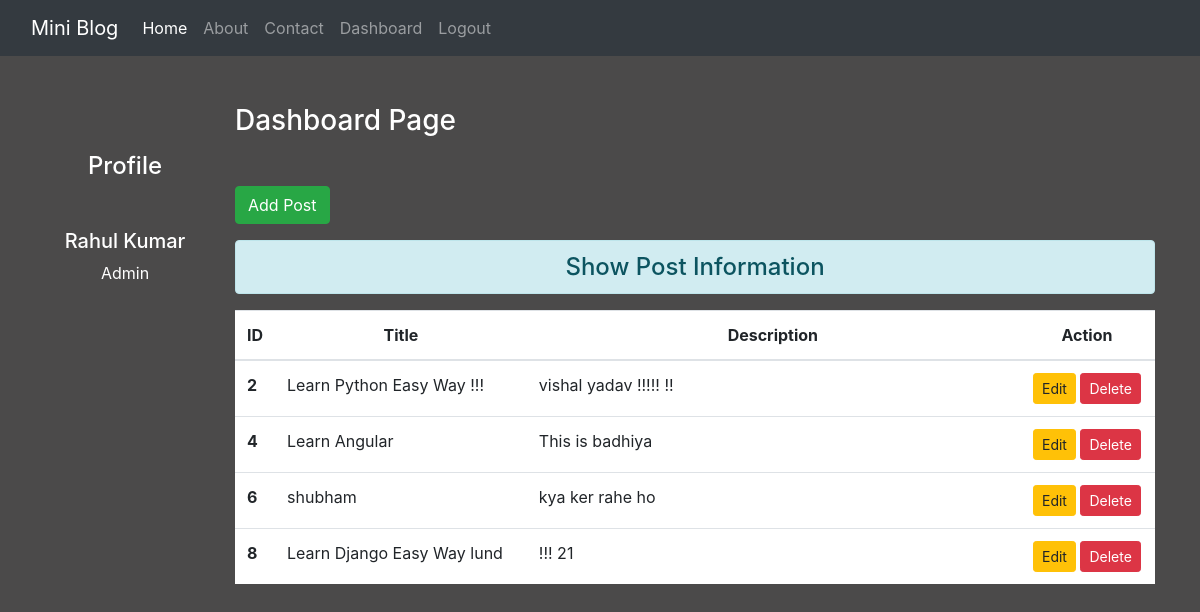
The page /dashboard/ (signed in) on the database its author committed.
### blog/models.py (models this page shows)
class Post(models.Model):
 title = models.CharField(max_length=150)
 desc = models.TextField()

### blog/views.py (the view)
# urls.py: path('dashboard/', views.dashboard, name='dashboard'),
def dashboard(request):
 if request.user.is_authenticated:
  posts = Post.objects.all()
  user = request.user
  full_name = user.get_full_name()
  gps = user.groups.all()
  return render(request, 'blog/dashboard.html', {'posts':posts, 'full_name':full_name, 'groups':gps})
 else:
  return HttpResponseRedirect('/login/')

### blog/templates/blog/dashboard.html (shortened to what this page needs)
{% extends 'blog/base.html' %}
{% load static %}
{% block side %}
<div class="col-sm-2 text-white my-5 text-center">
  <h4 class="my-5">Profile</h4>
  <h5>{{full_name}}</h5>
  {% for group in groups %}
    <p>{{group.name}}</p>
  {% endfor %}
</div>
{% endblock side %}
{% block content %}
<div class="col-sm-10">
 <h3 class="text-white my-5">Dashboard Page</h3>
 <a href="{% url 'addpost' %}" class="btn btn-success">Add Post</a>
 <h4 class="text-center alert alert-info mt-3">Show Post Information</h4>
  {% if posts %}
   <table class="table table-hover bg-white">
     <thead>
       <tr class="text-center">
         <th scope="col" style="width:2%">ID</th>
         <th scope="col" style="width:28%">Title</th>
         <th scope="col" style="width:55%">Description</th>
         <th scope="col" style="width:15%">Action</th>
       </tr>
     </thead>
     <tbody>
      {% for post in posts %}
       <tr>
         <th scope="row">{{post.id}}</th>
         <td>{{post.title}}</td>
         <td>{{post.desc}}</td>
         <td class="text-center">
          <a href="{% url 'updatepost' post.id %}" class="btn btn-warning btn-sm">Edit</a>
          {% if perms.blog.delete_post %}
          <form action="{% url 'deletepost' post.id %}" method="post" class="d-inline"> {% csrf_token %}
          <input type="submit" class="btn btn-danger btn-sm" value="Delete">
         </form>
         {% endif %}
         </td>
       </tr>
      {% endfor %}
     </tbody>
   </table>
  {% else %}
   <h4 class="text-center alert alert-warning">No Records</h4>
  {% endif %}
</div>
{% endblock content %}

### blog/templates/blog/base.html (shortened to what this page needs)
<!DOCTYPE html>
{% load static %}
<html lang="en">
<head>
 <link rel="stylesheet" href="{% static 'blog/css/bootstrap.css' %}">
 <link rel="stylesheet" href="{% static 'blog/css/style.css' %}">
</head>
<body>
 <div class="container-fluid bg-dark">
  {% include 'blog/navbar.html' %}
 </div>
 <div class="container">
  <div class="row">
   {% block side %}
   {% endblock side %}
   {% block content %}
   {% endblock content %}
  </div>
 </div>
</body>
</html>

### blog/templates/blog/navbar.html (shortened to what this page needs)
<nav class="navbar navbar-expand-lg navbar-dark bg-dark">
  <a class="navbar-brand" href="#">Mini Blog</a>
  <div class="collapse navbar-collapse" id="navbarNav">
    <ul class="navbar-nav">
      <li class="nav-item active">
        <a class="nav-link" href="/">Home <span class="sr-only">(current)</span></a>
      </li>
      <li class="nav-item">
        <a class="nav-link" href="{% url 'about' %}">About</a>
      </li>
      <li class="nav-item">
        <a class="nav-link" href="{% url 'contact' %}">Contact</a>
      </li>
      {% if request.user.is_authenticated %}
      <li class="nav-item">
        <a class="nav-link" href="{% url 'dashboard' %}">Dashboard</a>
      </li>
      <li class="nav-item">
        <a class="nav-link" href="{% url 'logout' %}">Logout</a>
      </li>
      {% endif %}
    </ul>
  </div>
</nav>

### blog/static/blog/css/style.css (style rules this page uses)
body { background-color: rgb(75, 74, 74); color: antiquewhite; }

### rows shown on the page
Post: id "2", title "Learn Python Easy Way !!!", desc "vishal yadav !!!!! !!"
Post: id "4", title "Learn Angular", desc "This is badhiya"
Post: id "6", title "shubham", desc "kya ker rahe ho"
Post: id "8", title "Learn Django Easy Way lund", desc "!!! 21"

### other values the page prints
{{ full_name }} "Rahul Kumar"
{{ group.name }} "Admin"
